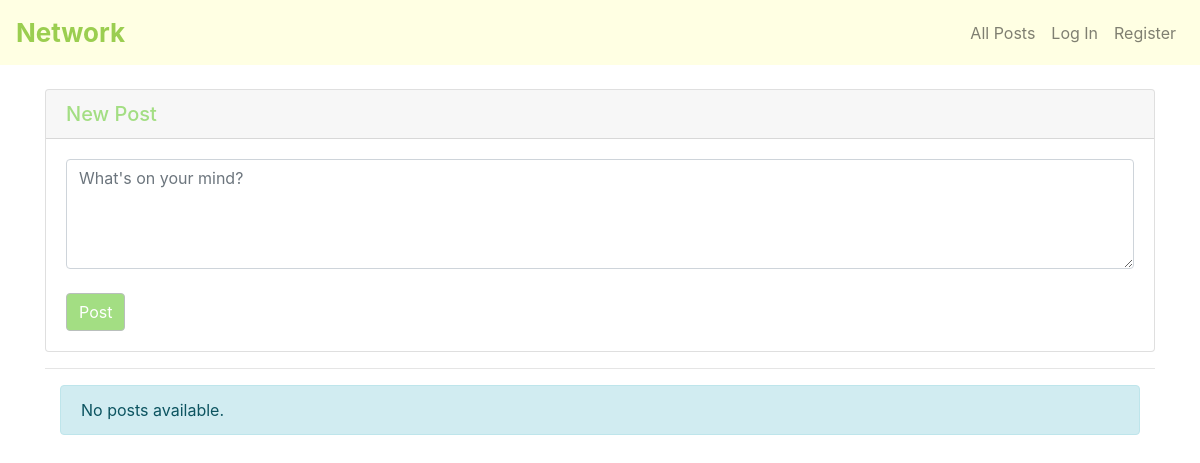
Before: / with the older database file.
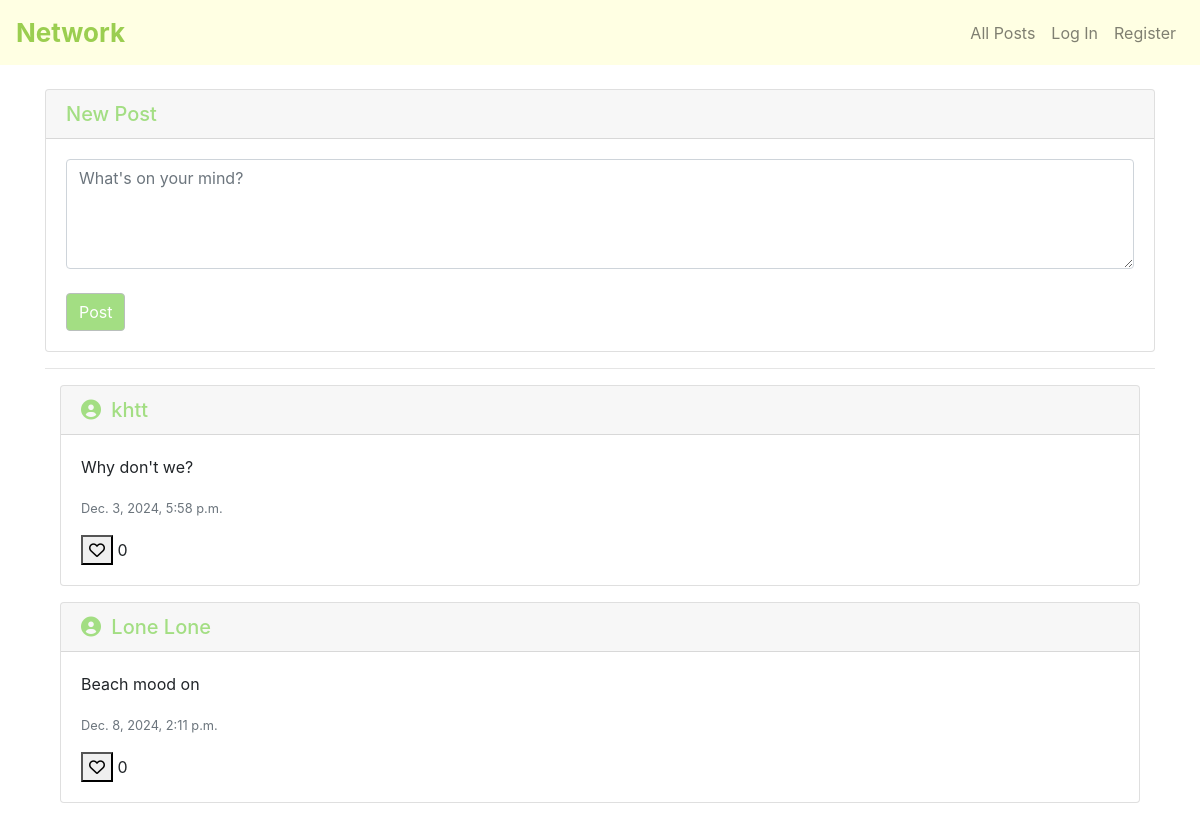
After: the same page with the newer database file.
### network/models.py (models this page shows, shortened)
class Post(models.Model):
    owner = models.ForeignKey(User,on_delete=models.CASCADE, related_name= "owner")
    content = models.TextField()
    created_date = models.DateTimeField(auto_now_add=True)
    likes = models.PositiveIntegerField(default=0)  # Number of likes, default is 0

class User(AbstractUser):
    pass

### network/views.py (the view)
# urls.py: path("", views.index, name="index"),
def index(request):
    posts = Post.objects.all()
    return render(request, "network/index.html",{'posts': posts})

### network/templates/network/index.html (shortened to what this page needs)
{% extends "network/layout.html" %}
{% block body %}
<div class="container mt-4">
    <div class="card">
    <h5 class="card-header medium" >New Post</h5>
    <form method="POST" action="{% url 'create_post' %}">
        <div class="card-body">
            <textarea class="form-control" id="postContent" placeholder="What's on your mind?" name="content" rows="4" required></textarea>
        <br>
        <button type="submit" class="btn btn-primary btn-outline-primary">Post</button>
        </div>
    </form>
    </div>
    <hr>
    <div class="container">
        {% if posts %}
            {% for post in posts %}
                <div class="card mb-3">
                    <h5 class="card-header">
                        <i class="fas fa-user-circle" style="font-size: 20px; color: #A3DE83; margin-right: 5px;"></i>
                        <span class="medium">{{ post.owner }}</span>
                    </h5>
                    <div class="card-body">
                        <p class="card-text">{{ post.content }}</p>
                        <p class="card-text"><small class="text-muted">{{ post.created_date }}</small></p>
                        <button class="heart-button" data-post-id="{{ post.id }}" onclick="toggleLike(this)">
                            <i class="fa-regular fa-heart"></i>
                        </button>
                        <span class="like-count">{{ post.likes }}</span>
                    </div>
                </div>
            {% endfor %}
        {% else %}
            <div class="alert alert-info" role="alert">No posts available.</div>
        {% endif %}
    </div>
</div>
{% endblock %}

### network/templates/network/layout.html (shortened to what this page needs)
{% load static %}
<!DOCTYPE html>
<html lang="en">
    <head>
        <link rel="stylesheet" href="https://stackpath.bootstrapcdn.com/bootstrap/4.4.1/css/bootstrap.min.css">
        <link rel="stylesheet" href="https://cdnjs.cloudflare.com/ajax/libs/font-awesome/6.0.0-beta3/css/all.min.css">
        <link href="{% static 'network/styles.css' %}" rel="stylesheet">
    </head>
    <body>
        <nav class="navbar navbar-expand-lg navbar-light" style="background-color: #ffffe3;">
            <a class="navbar-brand" style="font-size: 26px; color:#9BCE50" href="#"><strong>Network</strong></a>
            <div class="ml-auto">
              <ul class="navbar-nav mr-auto">
                <li class="nav-item ">
                  <a class="nav-link " href="{% url 'index' %}">All Posts</a>
                </li>
                {% if user.is_authenticated %}
                <li class="nav-item">
                    <a class="nav-link" href="{%url 'newpost' %}">New Post</a>
                </li>
                    <li class="nav-item">
                        <a class="nav-link" href="#">Following</a>
                    </li>
                    <li class="nav-item">
                        <a class="nav-link" href="{% url 'logout' %}">Log Out</a>
                    </li>
                {% else %}
                    <li class="nav-item">
                        <a class="nav-link" href="{% url 'login' %}">Log In</a>
                    </li>
                    <li class="nav-item">
                        <a class="nav-link" href="{% url 'register' %}">Register</a>
                    </li>
                {% endif %}
              </ul>
            </div>
          </nav>
        <div class="body">
            {% block body %}
            {% endblock %}
        </div>
    </body>
</html>

### network/static/network/styles.css (style rules this page uses)
.medium { color: #A3DE83; }
.btn-primary { background-color: #A3DE83 !important; color: white !important; }
.btn-outline-primary { border-color:#b9bfbc !important ; }

Changed rows visible on the page:
added Post: owner "khtt", content "Why don't we?", created_date "Dec. 3, 2024, 5:58 p.m.", likes "0"
added Post: owner "Lone Lone", content "Beach mood on", created_date "Dec. 8, 2024, 2:11 p.m.", likes "0"
Other visible differences:
text no longer shown: "No posts available."
